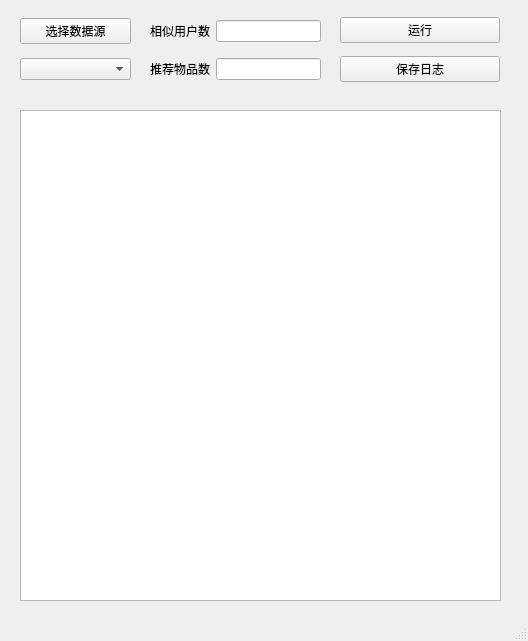
<?xml version="1.0" encoding="UTF-8"?>
<ui version="4.0">
 <class>MainWindow</class>
 <widget class="QMainWindow" name="MainWindow">
  <property name="geometry">
   <rect>
    <x>0</x>
    <y>0</y>
    <width>528</width>
    <height>641</height>
   </rect>
  </property>
  <property name="windowTitle">
   <string>欢迎使用基于近邻的 UserBased 推荐系统</string>
  </property>
  <widget class="QWidget" name="centralwidget">
   <widget class="QTextBrowser" name="tb_result_show">
    <property name="geometry">
     <rect>
      <x>20</x>
      <y>110</y>
      <width>481</width>
      <height>491</height>
     </rect>
    </property>
    <property name="font">
     <font>
      <family>方正细黑一_GBK</family>
      <weight>50</weight>
      <bold>false</bold>
     </font>
    </property>
   </widget>
   <widget class="QWidget" name="verticalLayoutWidget">
    <property name="geometry">
     <rect>
      <x>150</x>
      <y>10</y>
      <width>171</width>
      <height>80</height>
     </rect>
    </property>
    <layout class="QVBoxLayout" name="verticalLayout">
     <item>
      <layout class="QHBoxLayout" name="horizontalLayout">
       <item>
        <widget class="QLabel" name="label">
         <property name="text">
          <string>相似用户数</string>
         </property>
        </widget>
       </item>
       <item>
        <widget class="QLineEdit" name="edt_user_count"/>
       </item>
      </layout>
     </item>
     <item>
      <layout class="QHBoxLayout" name="horizontalLayout_2">
       <item>
        <widget class="QLabel" name="label_2">
         <property name="text">
          <string>推荐物品数</string>
         </property>
        </widget>
       </item>
       <item>
        <widget class="QLineEdit" name="edt_item_count"/>
       </item>
      </layout>
     </item>
    </layout>
   </widget>
   <widget class="QWidget" name="verticalLayoutWidget_2">
    <property name="geometry">
     <rect>
      <x>340</x>
      <y>10</y>
      <width>160</width>
      <height>80</height>
     </rect>
    </property>
    <layout class="QVBoxLayout" name="verticalLayout_2">
     <item>
      <widget class="QPushButton" name="btn_run">
       <property name="text">
        <string>运行</string>
       </property>
      </widget>
     </item>
     <item>
      <widget class="QPushButton" name="btn_save">
       <property name="text">
        <string>保存日志</string>
       </property>
      </widget>
     </item>
    </layout>
   </widget>
   <widget class="QWidget" name="verticalLayoutWidget_3">
    <property name="geometry">
     <rect>
      <x>20</x>
      <y>10</y>
      <width>111</width>
      <height>80</height>
     </rect>
    </property>
    <layout class="QVBoxLayout" name="verticalLayout_3">
     <item>
      <widget class="QPushButton" name="btn_data_source">
       <property name="text">
        <string>选择数据源</string>
       </property>
      </widget>
     </item>
     <item>
      <widget class="QComboBox" name="cb_way"/>
     </item>
    </layout>
   </widget>
  </widget>
  <widget class="QStatusBar" name="statusbar"/>
 </widget>
 <resources/>
 <connections/>
 <slots>
  <signal>taskRun()</signal>
 </slots>
</ui>
